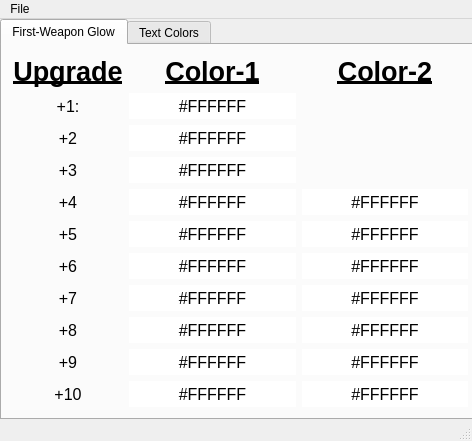
<?xml version="1.0" encoding="UTF-8"?>
<ui version="4.0">
 <class>MainWindow</class>
 <widget class="QMainWindow" name="MainWindow">
  <property name="geometry">
   <rect>
    <x>0</x>
    <y>0</y>
    <width>472</width>
    <height>441</height>
   </rect>
  </property>
  <property name="windowTitle">
   <string>Nostale Client Colorizer</string>
  </property>
  <property name="autoFillBackground">
   <bool>false</bool>
  </property>
  <property name="styleSheet">
   <string notr="true"/>
  </property>
  <widget class="QWidget" name="centralWidget">
   <widget class="QTabWidget" name="tabWidget">
    <property name="geometry">
     <rect>
      <x>0</x>
      <y>0</y>
      <width>481</width>
      <height>401</height>
     </rect>
    </property>
    <property name="currentIndex">
     <number>0</number>
    </property>
    <widget class="QWidget" name="tab_first_weapon">
     <attribute name="title">
      <string>First-Weapon Glow</string>
     </attribute>
     <layout class="QGridLayout" name="gridLayout_2">
      <item row="0" column="0">
       <widget class="QLabel" name="label_upgrade_level">
        <property name="sizePolicy">
         <sizepolicy hsizetype="Maximum" vsizetype="Preferred">
          <horstretch>0</horstretch>
          <verstretch>0</verstretch>
         </sizepolicy>
        </property>
        <property name="font">
         <font>
          <pointsize>20</pointsize>
          <weight>75</weight>
          <bold>true</bold>
          <underline>true</underline>
         </font>
        </property>
        <property name="text">
         <string>Upgrade</string>
        </property>
        <property name="alignment">
         <set>Qt::AlignCenter</set>
        </property>
       </widget>
      </item>
      <item row="0" column="1">
       <widget class="QLabel" name="label_color_1">
        <property name="font">
         <font>
          <pointsize>20</pointsize>
          <weight>75</weight>
          <bold>true</bold>
          <underline>true</underline>
         </font>
        </property>
        <property name="text">
         <string>Color-1</string>
        </property>
        <property name="alignment">
         <set>Qt::AlignCenter</set>
        </property>
       </widget>
      </item>
      <item row="0" column="2">
       <widget class="QLabel" name="label_color_2">
        <property name="font">
         <font>
          <pointsize>20</pointsize>
          <weight>75</weight>
          <bold>true</bold>
          <underline>true</underline>
         </font>
        </property>
        <property name="text">
         <string>Color-2</string>
        </property>
        <property name="alignment">
         <set>Qt::AlignCenter</set>
        </property>
       </widget>
      </item>
      <item row="1" column="0">
       <widget class="QLabel" name="label_p1">
        <property name="font">
         <font>
          <pointsize>12</pointsize>
         </font>
        </property>
        <property name="text">
         <string>+1:</string>
        </property>
        <property name="alignment">
         <set>Qt::AlignCenter</set>
        </property>
       </widget>
      </item>
      <item row="1" column="1">
       <widget class="RGBLabel" name="label_p1_c1">
        <property name="font">
         <font>
          <pointsize>12</pointsize>
         </font>
        </property>
        <property name="autoFillBackground">
         <bool>false</bool>
        </property>
        <property name="styleSheet">
         <string notr="true">background-color: white;</string>
        </property>
        <property name="text">
         <string>#FFFFFF</string>
        </property>
        <property name="alignment">
         <set>Qt::AlignCenter</set>
        </property>
       </widget>
      </item>
      <item row="2" column="0">
       <widget class="QLabel" name="label_p2">
        <property name="font">
         <font>
          <pointsize>12</pointsize>
         </font>
        </property>
        <property name="text">
         <string>+2</string>
        </property>
        <property name="alignment">
         <set>Qt::AlignCenter</set>
        </property>
       </widget>
      </item>
      <item row="2" column="1">
       <widget class="RGBLabel" name="label_p2_c1">
        <property name="font">
         <font>
          <pointsize>12</pointsize>
         </font>
        </property>
        <property name="styleSheet">
         <string notr="true">background-color: white;</string>
        </property>
        <property name="text">
         <string>#FFFFFF</string>
        </property>
        <property name="alignment">
         <set>Qt::AlignCenter</set>
        </property>
       </widget>
      </item>
      <item row="3" column="0">
       <widget class="QLabel" name="label_p3">
        <property name="font">
         <font>
          <pointsize>12</pointsize>
         </font>
        </property>
        <property name="text">
         <string>+3</string>
        </property>
        <property name="alignment">
         <set>Qt::AlignCenter</set>
        </property>
       </widget>
      </item>
      <item row="3" column="1">
       <widget class="RGBLabel" name="label_p3_c1">
        <property name="font">
         <font>
          <pointsize>12</pointsize>
         </font>
        </property>
        <property name="styleSheet">
         <string notr="true">background-color: white;</string>
        </property>
        <property name="text">
         <string>#FFFFFF</string>
        </property>
        <property name="alignment">
         <set>Qt::AlignCenter</set>
        </property>
       </widget>
      </item>
      <item row="4" column="0">
       <widget class="QLabel" name="label_p4">
        <property name="font">
         <font>
          <pointsize>12</pointsize>
         </font>
        </property>
        <property name="text">
         <string>+4</string>
        </property>
        <property name="alignment">
         <set>Qt::AlignCenter</set>
        </property>
       </widget>
      </item>
      <item row="4" column="1">
       <widget class="RGBLabel" name="label_p4_c1">
        <property name="font">
         <font>
          <pointsize>12</pointsize>
         </font>
        </property>
        <property name="styleSheet">
         <string notr="true">background-color: white;</string>
        </property>
        <property name="text">
         <string>#FFFFFF</string>
        </property>
        <property name="alignment">
         <set>Qt::AlignCenter</set>
        </property>
       </widget>
      </item>
      <item row="4" column="2">
       <widget class="RGBLabel" name="label_p4_c2">
        <property name="font">
         <font>
          <pointsize>12</pointsize>
         </font>
        </property>
        <property name="styleSheet">
         <string notr="true">background-color: white;</string>
        </property>
        <property name="text">
         <string>#FFFFFF</string>
        </property>
        <property name="alignment">
         <set>Qt::AlignCenter</set>
        </property>
       </widget>
      </item>
      <item row="5" column="0">
       <widget class="QLabel" name="label_p5">
        <property name="font">
         <font>
          <pointsize>12</pointsize>
         </font>
        </property>
        <property name="text">
         <string>+5</string>
        </property>
        <property name="alignment">
         <set>Qt::AlignCenter</set>
        </property>
       </widget>
      </item>
      <item row="5" column="1">
       <widget class="RGBLabel" name="label_p5_c1">
        <property name="font">
         <font>
          <pointsize>12</pointsize>
         </font>
        </property>
        <property name="styleSheet">
         <string notr="true">background-color: white;</string>
        </property>
        <property name="text">
         <string>#FFFFFF</string>
        </property>
        <property name="alignment">
         <set>Qt::AlignCenter</set>
        </property>
       </widget>
      </item>
      <item row="5" column="2">
       <widget class="RGBLabel" name="label_p5_c2">
        <property name="font">
         <font>
          <pointsize>12</pointsize>
         </font>
        </property>
        <property name="styleSheet">
         <string notr="true">background-color: white;</string>
        </property>
        <property name="text">
         <string>#FFFFFF</string>
        </property>
        <property name="alignment">
         <set>Qt::AlignCenter</set>
        </property>
       </widget>
      </item>
      <item row="6" column="0">
       <widget class="QLabel" name="label_p6">
        <property name="font">
         <font>
          <pointsize>12</pointsize>
         </font>
        </property>
        <property name="text">
         <string>+6</string>
        </property>
        <property name="alignment">
         <set>Qt::AlignCenter</set>
        </property>
       </widget>
      </item>
      <item row="6" column="1">
       <widget class="RGBLabel" name="label_p6_c1">
        <property name="font">
         <font>
          <pointsize>12</pointsize>
         </font>
        </property>
        <property name="styleSheet">
         <string notr="true">background-color: white;</string>
        </property>
        <property name="text">
         <string>#FFFFFF</string>
        </property>
        <property name="alignment">
         <set>Qt::AlignCenter</set>
        </property>
       </widget>
      </item>
      <item row="6" column="2">
       <widget class="RGBLabel" name="label_p6_c2">
        <property name="font">
         <font>
          <pointsize>12</pointsize>
         </font>
        </property>
        <property name="styleSheet">
         <string notr="true">background-color: white;</string>
        </property>
        <property name="text">
         <string>#FFFFFF</string>
        </property>
        <property name="alignment">
         <set>Qt::AlignCenter</set>
        </property>
       </widget>
      </item>
      <item row="7" column="0">
       <widget class="QLabel" name="label_p7">
        <property name="font">
         <font>
          <pointsize>12</pointsize>
         </font>
        </property>
        <property name="text">
         <string>+7</string>
        </property>
        <property name="alignment">
         <set>Qt::AlignCenter</set>
        </property>
       </widget>
      </item>
      <item row="7" column="1">
       <widget class="RGBLabel" name="label_p7_c1">
        <property name="font">
         <font>
          <pointsize>12</pointsize>
         </font>
        </property>
        <property name="styleSheet">
         <string notr="true">background-color: white;</string>
        </property>
        <property name="text">
         <string>#FFFFFF</string>
        </property>
        <property name="alignment">
         <set>Qt::AlignCenter</set>
        </property>
       </widget>
      </item>
      <item row="7" column="2">
       <widget class="RGBLabel" name="label_p7_c2">
        <property name="font">
         <font>
          <pointsize>12</pointsize>
         </font>
        </property>
        <property name="styleSheet">
         <string notr="true">background-color: white;</string>
        </property>
        <property name="text">
         <string>#FFFFFF</string>
        </property>
        <property name="alignment">
         <set>Qt::AlignCenter</set>
        </property>
       </widget>
      </item>
      <item row="8" column="0">
       <widget class="QLabel" name="label_p8">
        <property name="font">
         <font>
          <pointsize>12</pointsize>
         </font>
        </property>
        <property name="text">
         <string>+8</string>
        </property>
        <property name="alignment">
         <set>Qt::AlignCenter</set>
        </property>
       </widget>
      </item>
      <item row="8" column="1">
       <widget class="RGBLabel" name="label_p8_c1">
        <property name="font">
         <font>
          <pointsize>12</pointsize>
         </font>
        </property>
        <property name="styleSheet">
         <string notr="true">background-color: white;</string>
        </property>
        <property name="text">
         <string>#FFFFFF</string>
        </property>
        <property name="alignment">
         <set>Qt::AlignCenter</set>
        </property>
       </widget>
      </item>
      <item row="8" column="2">
       <widget class="RGBLabel" name="label_p8_c2">
        <property name="font">
         <font>
          <pointsize>12</pointsize>
         </font>
        </property>
        <property name="styleSheet">
         <string notr="true">background-color: white;</string>
        </property>
        <property name="text">
         <string>#FFFFFF</string>
        </property>
        <property name="alignment">
         <set>Qt::AlignCenter</set>
        </property>
       </widget>
      </item>
      <item row="9" column="0">
       <widget class="QLabel" name="label_p9">
        <property name="font">
         <font>
          <pointsize>12</pointsize>
         </font>
        </property>
        <property name="text">
         <string>+9</string>
        </property>
        <property name="alignment">
         <set>Qt::AlignCenter</set>
        </property>
       </widget>
      </item>
      <item row="9" column="1">
       <widget class="RGBLabel" name="label_p9_c1">
        <property name="font">
         <font>
          <pointsize>12</pointsize>
         </font>
        </property>
        <property name="styleSheet">
         <string notr="true">background-color: white;</string>
        </property>
        <property name="text">
         <string>#FFFFFF</string>
        </property>
        <property name="alignment">
         <set>Qt::AlignCenter</set>
        </property>
       </widget>
      </item>
      <item row="9" column="2">
       <widget class="RGBLabel" name="label_p9_c2">
        <property name="font">
         <font>
          <pointsize>12</pointsize>
         </font>
        </property>
        <property name="styleSheet">
         <string notr="true">background-color: white;</string>
        </property>
        <property name="text">
         <string>#FFFFFF</string>
        </property>
        <property name="alignment">
         <set>Qt::AlignCenter</set>
        </property>
       </widget>
      </item>
      <item row="10" column="0">
       <widget class="QLabel" name="label_p10">
        <property name="font">
         <font>
          <pointsize>12</pointsize>
         </font>
        </property>
        <property name="text">
         <string>+10</string>
        </property>
        <property name="alignment">
         <set>Qt::AlignCenter</set>
        </property>
       </widget>
      </item>
      <item row="10" column="1">
       <widget class="RGBLabel" name="label_p10_c1">
        <property name="font">
         <font>
          <pointsize>12</pointsize>
         </font>
        </property>
        <property name="styleSheet">
         <string notr="true">background-color: white;</string>
        </property>
        <property name="text">
         <string>#FFFFFF</string>
        </property>
        <property name="alignment">
         <set>Qt::AlignCenter</set>
        </property>
       </widget>
      </item>
      <item row="10" column="2">
       <widget class="RGBLabel" name="label_p10_c2">
        <property name="font">
         <font>
          <pointsize>12</pointsize>
         </font>
        </property>
        <property name="styleSheet">
         <string notr="true">background-color: white;</string>
        </property>
        <property name="text">
         <string>#FFFFFF</string>
        </property>
        <property name="alignment">
         <set>Qt::AlignCenter</set>
        </property>
       </widget>
      </item>
     </layout>
    </widget>
    <widget class="QWidget" name="tab">
     <attribute name="title">
      <string>Text Colors</string>
     </attribute>
     <layout class="QGridLayout" name="gridLayout">
      <item row="12" column="0">
       <widget class="QLabel" name="label_2">
        <property name="text">
         <string>Family-Level-3</string>
        </property>
        <property name="alignment">
         <set>Qt::AlignCenter</set>
        </property>
       </widget>
      </item>
      <item row="7" column="0">
       <widget class="QLabel" name="label_13">
        <property name="text">
         <string>GM-Name</string>
        </property>
        <property name="alignment">
         <set>Qt::AlignCenter</set>
        </property>
       </widget>
      </item>
      <item row="2" column="1">
       <widget class="RGBALabel" name="label_u6">
        <property name="text">
         <string>#FFFFFFFF</string>
        </property>
        <property name="alignment">
         <set>Qt::AlignCenter</set>
        </property>
       </widget>
      </item>
      <item row="14" column="0">
       <widget class="QLabel" name="label_19">
        <property name="text">
         <string>Family-Level-5</string>
        </property>
        <property name="alignment">
         <set>Qt::AlignCenter</set>
        </property>
       </widget>
      </item>
      <item row="10" column="1">
       <widget class="RGBALabel" name="label_u14">
        <property name="text">
         <string>#FFFFFFFF</string>
        </property>
        <property name="alignment">
         <set>Qt::AlignCenter</set>
        </property>
       </widget>
      </item>
      <item row="2" column="0">
       <widget class="QLabel" name="label_8">
        <property name="text">
         <string>Player-Name</string>
        </property>
        <property name="alignment">
         <set>Qt::AlignCenter</set>
        </property>
       </widget>
      </item>
      <item row="11" column="0">
       <widget class="QLabel" name="label_17">
        <property name="text">
         <string>Family-Level-2</string>
        </property>
        <property name="alignment">
         <set>Qt::AlignCenter</set>
        </property>
       </widget>
      </item>
      <item row="8" column="0">
       <widget class="QLabel" name="label_14">
        <property name="text">
         <string>Text-Base</string>
        </property>
        <property name="alignment">
         <set>Qt::AlignCenter</set>
        </property>
       </widget>
      </item>
      <item row="13" column="1">
       <widget class="RGBALabel" name="label_u16">
        <property name="text">
         <string>#FFFFFFFF</string>
        </property>
        <property name="alignment">
         <set>Qt::AlignCenter</set>
        </property>
       </widget>
      </item>
      <item row="5" column="0">
       <widget class="QLabel" name="label_11">
        <property name="text">
         <string>Mob-Name</string>
        </property>
        <property name="alignment">
         <set>Qt::AlignCenter</set>
        </property>
       </widget>
      </item>
      <item row="13" column="0">
       <widget class="QLabel" name="label_18">
        <property name="text">
         <string>Family-Level-4</string>
        </property>
        <property name="alignment">
         <set>Qt::AlignCenter</set>
        </property>
       </widget>
      </item>
      <item row="6" column="1">
       <widget class="RGBALabel" name="label_u10">
        <property name="text">
         <string>#FFFFFFFF</string>
        </property>
        <property name="alignment">
         <set>Qt::AlignCenter</set>
        </property>
       </widget>
      </item>
      <item row="4" column="1">
       <widget class="RGBALabel" name="label_u8">
        <property name="text">
         <string>#FFFFFFFF</string>
        </property>
        <property name="alignment">
         <set>Qt::AlignCenter</set>
        </property>
       </widget>
      </item>
      <item row="11" column="1">
       <widget class="RGBALabel" name="label_u15">
        <property name="text">
         <string>#FFFFFFFF</string>
        </property>
        <property name="alignment">
         <set>Qt::AlignCenter</set>
        </property>
       </widget>
      </item>
      <item row="8" column="1">
       <widget class="RGBALabel" name="label_u12">
        <property name="text">
         <string>#FFFFFFFF</string>
        </property>
        <property name="alignment">
         <set>Qt::AlignCenter</set>
        </property>
       </widget>
      </item>
      <item row="10" column="0">
       <widget class="QLabel" name="label_16">
        <property name="text">
         <string>Family-Level-1</string>
        </property>
        <property name="alignment">
         <set>Qt::AlignCenter</set>
        </property>
       </widget>
      </item>
      <item row="6" column="0">
       <widget class="QLabel" name="label_12">
        <property name="text">
         <string>Drop-Name</string>
        </property>
        <property name="alignment">
         <set>Qt::AlignCenter</set>
        </property>
       </widget>
      </item>
      <item row="5" column="1">
       <widget class="RGBALabel" name="label_u9">
        <property name="text">
         <string>#FFFFFFFF</string>
        </property>
        <property name="alignment">
         <set>Qt::AlignCenter</set>
        </property>
       </widget>
      </item>
      <item row="14" column="1">
       <widget class="RGBALabel" name="label_u19">
        <property name="text">
         <string>#FFFFFFFF</string>
        </property>
        <property name="alignment">
         <set>Qt::AlignCenter</set>
        </property>
       </widget>
      </item>
      <item row="9" column="0">
       <widget class="QLabel" name="label_15">
        <property name="text">
         <string>Unknown</string>
        </property>
        <property name="alignment">
         <set>Qt::AlignCenter</set>
        </property>
       </widget>
      </item>
      <item row="12" column="1">
       <widget class="RGBALabel" name="label_u17">
        <property name="text">
         <string>#FFFFFFFF</string>
        </property>
        <property name="alignment">
         <set>Qt::AlignCenter</set>
        </property>
       </widget>
      </item>
      <item row="4" column="0">
       <widget class="QLabel" name="label_10">
        <property name="text">
         <string>NPC-Name</string>
        </property>
        <property name="alignment">
         <set>Qt::AlignCenter</set>
        </property>
       </widget>
      </item>
      <item row="3" column="0">
       <widget class="QLabel" name="label_9">
        <property name="text">
         <string>Nosmate-Name</string>
        </property>
        <property name="alignment">
         <set>Qt::AlignCenter</set>
        </property>
       </widget>
      </item>
      <item row="3" column="1">
       <widget class="RGBALabel" name="label_u7">
        <property name="text">
         <string>#FFFFFFFF</string>
        </property>
        <property name="alignment">
         <set>Qt::AlignCenter</set>
        </property>
       </widget>
      </item>
      <item row="9" column="1">
       <widget class="RGBALabel" name="label_u13">
        <property name="text">
         <string>#FFFFFFFF</string>
        </property>
        <property name="alignment">
         <set>Qt::AlignCenter</set>
        </property>
       </widget>
      </item>
      <item row="7" column="1">
       <widget class="RGBALabel" name="label_u11">
        <property name="text">
         <string>#FFFFFFFF</string>
        </property>
        <property name="alignment">
         <set>Qt::AlignCenter</set>
        </property>
       </widget>
      </item>
      <item row="14" column="2">
       <widget class="QLabel" name="label_3">
        <property name="text">
         <string>Family-Level-18</string>
        </property>
        <property name="alignment">
         <set>Qt::AlignCenter</set>
        </property>
       </widget>
      </item>
      <item row="13" column="2">
       <widget class="QLabel" name="label_31">
        <property name="text">
         <string>Family-Level-17</string>
        </property>
        <property name="alignment">
         <set>Qt::AlignCenter</set>
        </property>
       </widget>
      </item>
      <item row="12" column="2">
       <widget class="QLabel" name="label_30">
        <property name="text">
         <string>Family-Level-16</string>
        </property>
        <property name="alignment">
         <set>Qt::AlignCenter</set>
        </property>
       </widget>
      </item>
      <item row="11" column="2">
       <widget class="QLabel" name="label_29">
        <property name="text">
         <string>Family-Level-15</string>
        </property>
        <property name="alignment">
         <set>Qt::AlignCenter</set>
        </property>
       </widget>
      </item>
      <item row="10" column="2">
       <widget class="QLabel" name="label_28">
        <property name="text">
         <string>Family-Level-14</string>
        </property>
        <property name="alignment">
         <set>Qt::AlignCenter</set>
        </property>
       </widget>
      </item>
      <item row="9" column="2">
       <widget class="QLabel" name="label_27">
        <property name="text">
         <string>Family-Level-13</string>
        </property>
        <property name="alignment">
         <set>Qt::AlignCenter</set>
        </property>
       </widget>
      </item>
      <item row="8" column="2">
       <widget class="QLabel" name="label_26">
        <property name="text">
         <string>Family-Level-12</string>
        </property>
        <property name="alignment">
         <set>Qt::AlignCenter</set>
        </property>
       </widget>
      </item>
      <item row="7" column="2">
       <widget class="QLabel" name="label_25">
        <property name="text">
         <string>Family-Level-11</string>
        </property>
        <property name="alignment">
         <set>Qt::AlignCenter</set>
        </property>
       </widget>
      </item>
      <item row="6" column="2">
       <widget class="QLabel" name="label_24">
        <property name="text">
         <string>Family-Level-10</string>
        </property>
        <property name="alignment">
         <set>Qt::AlignCenter</set>
        </property>
       </widget>
      </item>
      <item row="5" column="2">
       <widget class="QLabel" name="label_23">
        <property name="text">
         <string>Family-Level-9</string>
        </property>
        <property name="alignment">
         <set>Qt::AlignCenter</set>
        </property>
       </widget>
      </item>
      <item row="4" column="2">
       <widget class="QLabel" name="label_22">
        <property name="text">
         <string>Family-Level-8</string>
        </property>
        <property name="alignment">
         <set>Qt::AlignCenter</set>
        </property>
       </widget>
      </item>
      <item row="3" column="2">
       <widget class="QLabel" name="label_21">
        <property name="text">
         <string>Family-Level-7</string>
        </property>
        <property name="alignment">
         <set>Qt::AlignCenter</set>
        </property>
       </widget>
      </item>
      <item row="14" column="3">
       <widget class="RGBALabel" name="label_u32">
        <property name="text">
         <string>#FFFFFFFF</string>
        </property>
        <property name="alignment">
         <set>Qt::AlignCenter</set>
        </property>
       </widget>
      </item>
      <item row="13" column="3">
       <widget class="RGBALabel" name="label_u30">
        <property name="text">
         <string>#FFFFFFFF</string>
        </property>
        <property name="alignment">
         <set>Qt::AlignCenter</set>
        </property>
       </widget>
      </item>
      <item row="12" column="3">
       <widget class="RGBALabel" name="label_u29">
        <property name="text">
         <string>#FFFFFFFF</string>
        </property>
        <property name="alignment">
         <set>Qt::AlignCenter</set>
        </property>
       </widget>
      </item>
      <item row="11" column="3">
       <widget class="RGBALabel" name="label_u28">
        <property name="text">
         <string>#FFFFFFFF</string>
        </property>
        <property name="alignment">
         <set>Qt::AlignCenter</set>
        </property>
       </widget>
      </item>
      <item row="10" column="3">
       <widget class="RGBALabel" name="label_u27">
        <property name="text">
         <string>#FFFFFFFF</string>
        </property>
        <property name="alignment">
         <set>Qt::AlignCenter</set>
        </property>
       </widget>
      </item>
      <item row="9" column="3">
       <widget class="RGBALabel" name="label_u26">
        <property name="text">
         <string>#FFFFFFFF</string>
        </property>
        <property name="alignment">
         <set>Qt::AlignCenter</set>
        </property>
       </widget>
      </item>
      <item row="8" column="3">
       <widget class="RGBALabel" name="label_u25">
        <property name="text">
         <string>#FFFFFFFF</string>
        </property>
        <property name="alignment">
         <set>Qt::AlignCenter</set>
        </property>
       </widget>
      </item>
      <item row="7" column="3">
       <widget class="RGBALabel" name="label_u24">
        <property name="text">
         <string>#FFFFFFFF</string>
        </property>
        <property name="alignment">
         <set>Qt::AlignCenter</set>
        </property>
       </widget>
      </item>
      <item row="6" column="3">
       <widget class="RGBALabel" name="label_u23">
        <property name="text">
         <string>#FFFFFFFF</string>
        </property>
        <property name="alignment">
         <set>Qt::AlignCenter</set>
        </property>
       </widget>
      </item>
      <item row="5" column="3">
       <widget class="RGBALabel" name="label_u22">
        <property name="text">
         <string>#FFFFFFFF</string>
        </property>
        <property name="alignment">
         <set>Qt::AlignCenter</set>
        </property>
       </widget>
      </item>
      <item row="4" column="3">
       <widget class="RGBALabel" name="label_u21">
        <property name="text">
         <string>#FFFFFFFF</string>
        </property>
        <property name="alignment">
         <set>Qt::AlignCenter</set>
        </property>
       </widget>
      </item>
      <item row="3" column="3">
       <widget class="RGBALabel" name="label_u20">
        <property name="text">
         <string>#FFFFFFFF</string>
        </property>
        <property name="alignment">
         <set>Qt::AlignCenter</set>
        </property>
       </widget>
      </item>
      <item row="2" column="2">
       <widget class="QLabel" name="label_20">
        <property name="text">
         <string>Family-Level-6</string>
        </property>
        <property name="alignment">
         <set>Qt::AlignCenter</set>
        </property>
       </widget>
      </item>
      <item row="2" column="3">
       <widget class="RGBALabel" name="label_u18">
        <property name="text">
         <string>#FFFFFFFF</string>
        </property>
        <property name="alignment">
         <set>Qt::AlignCenter</set>
        </property>
       </widget>
      </item>
      <item row="13" column="4">
       <widget class="QLabel" name="label_43">
        <property name="text">
         <string>Compliment-Level-10</string>
        </property>
        <property name="alignment">
         <set>Qt::AlignCenter</set>
        </property>
       </widget>
      </item>
      <item row="12" column="4">
       <widget class="QLabel" name="label_42">
        <property name="text">
         <string>Compliment-Level-9</string>
        </property>
        <property name="alignment">
         <set>Qt::AlignCenter</set>
        </property>
       </widget>
      </item>
      <item row="11" column="4">
       <widget class="QLabel" name="label_41">
        <property name="text">
         <string>Compliment-Level-8</string>
        </property>
        <property name="alignment">
         <set>Qt::AlignCenter</set>
        </property>
       </widget>
      </item>
      <item row="10" column="4">
       <widget class="QLabel" name="label_40">
        <property name="text">
         <string>Compliment-Level-7</string>
        </property>
        <property name="alignment">
         <set>Qt::AlignCenter</set>
        </property>
       </widget>
      </item>
      <item row="9" column="4">
       <widget class="QLabel" name="label_39">
        <property name="text">
         <string>Compliment-Level-6</string>
        </property>
        <property name="alignment">
         <set>Qt::AlignCenter</set>
        </property>
       </widget>
      </item>
      <item row="8" column="4">
       <widget class="QLabel" name="label_38">
        <property name="text">
         <string>Compliment-Level-5</string>
        </property>
        <property name="alignment">
         <set>Qt::AlignCenter</set>
        </property>
       </widget>
      </item>
      <item row="7" column="4">
       <widget class="QLabel" name="label_37">
        <property name="text">
         <string>Compliment-Level-4</string>
        </property>
        <property name="alignment">
         <set>Qt::AlignCenter</set>
        </property>
       </widget>
      </item>
      <item row="6" column="4">
       <widget class="QLabel" name="label_36">
        <property name="text">
         <string>Compliment-Level-3</string>
        </property>
        <property name="alignment">
         <set>Qt::AlignCenter</set>
        </property>
       </widget>
      </item>
      <item row="5" column="4">
       <widget class="QLabel" name="label_35">
        <property name="text">
         <string>Compliment-Level-2</string>
        </property>
        <property name="alignment">
         <set>Qt::AlignCenter</set>
        </property>
       </widget>
      </item>
      <item row="4" column="4">
       <widget class="QLabel" name="label_34">
        <property name="text">
         <string>Compliment-Level-1</string>
        </property>
        <property name="alignment">
         <set>Qt::AlignCenter</set>
        </property>
       </widget>
      </item>
      <item row="3" column="4">
       <widget class="QLabel" name="label_33">
        <property name="text">
         <string>Family-Level-20</string>
        </property>
        <property name="alignment">
         <set>Qt::AlignCenter</set>
        </property>
       </widget>
      </item>
      <item row="13" column="5">
       <widget class="RGBALabel" name="label_u43">
        <property name="text">
         <string>#FFFFFFFF</string>
        </property>
        <property name="alignment">
         <set>Qt::AlignCenter</set>
        </property>
       </widget>
      </item>
      <item row="12" column="5">
       <widget class="RGBALabel" name="label_u42">
        <property name="text">
         <string>#FFFFFFFF</string>
        </property>
        <property name="alignment">
         <set>Qt::AlignCenter</set>
        </property>
       </widget>
      </item>
      <item row="11" column="5">
       <widget class="RGBALabel" name="label_u41">
        <property name="text">
         <string>#FFFFFFFF</string>
        </property>
        <property name="alignment">
         <set>Qt::AlignCenter</set>
        </property>
       </widget>
      </item>
      <item row="10" column="5">
       <widget class="RGBALabel" name="label_u40">
        <property name="text">
         <string>#FFFFFFFF</string>
        </property>
        <property name="alignment">
         <set>Qt::AlignCenter</set>
        </property>
       </widget>
      </item>
      <item row="9" column="5">
       <widget class="RGBALabel" name="label_u39">
        <property name="text">
         <string>#FFFFFFFF</string>
        </property>
        <property name="alignment">
         <set>Qt::AlignCenter</set>
        </property>
       </widget>
      </item>
      <item row="8" column="5">
       <widget class="RGBALabel" name="label_u38">
        <property name="text">
         <string>#FFFFFFFF</string>
        </property>
        <property name="alignment">
         <set>Qt::AlignCenter</set>
        </property>
       </widget>
      </item>
      <item row="7" column="5">
       <widget class="RGBALabel" name="label_u37">
        <property name="text">
         <string>#FFFFFFFF</string>
        </property>
        <property name="alignment">
         <set>Qt::AlignCenter</set>
        </property>
       </widget>
      </item>
      <item row="6" column="5">
       <widget class="RGBALabel" name="label_u36">
        <property name="text">
         <string>#FFFFFFFF</string>
        </property>
        <property name="alignment">
         <set>Qt::AlignCenter</set>
        </property>
       </widget>
      </item>
      <item row="5" column="5">
       <widget class="RGBALabel" name="label_u35">
        <property name="text">
         <string>#FFFFFFFF</string>
        </property>
        <property name="alignment">
         <set>Qt::AlignCenter</set>
        </property>
       </widget>
      </item>
      <item row="4" column="5">
       <widget class="RGBALabel" name="label_u34">
        <property name="text">
         <string>#FFFFFFFF</string>
        </property>
        <property name="alignment">
         <set>Qt::AlignCenter</set>
        </property>
       </widget>
      </item>
      <item row="3" column="5">
       <widget class="RGBALabel" name="label_u33">
        <property name="text">
         <string>#FFFFFFFF</string>
        </property>
        <property name="alignment">
         <set>Qt::AlignCenter</set>
        </property>
       </widget>
      </item>
      <item row="2" column="4">
       <widget class="QLabel" name="label_32">
        <property name="text">
         <string>Family-Level-19</string>
        </property>
        <property name="alignment">
         <set>Qt::AlignCenter</set>
        </property>
       </widget>
      </item>
      <item row="2" column="5">
       <widget class="RGBALabel" name="label_u31">
        <property name="text">
         <string>#FFFFFFFF</string>
        </property>
        <property name="alignment">
         <set>Qt::AlignCenter</set>
        </property>
       </widget>
      </item>
     </layout>
    </widget>
   </widget>
  </widget>
  <widget class="QMenuBar" name="menuBar">
   <property name="geometry">
    <rect>
     <x>0</x>
     <y>0</y>
     <width>472</width>
     <height>21</height>
    </rect>
   </property>
   <widget class="QMenu" name="menuFile">
    <property name="title">
     <string>File</string>
    </property>
    <addaction name="actionOpen"/>
    <addaction name="actionSave"/>
    <addaction name="actionExit"/>
   </widget>
   <addaction name="menuFile"/>
  </widget>
  <widget class="QStatusBar" name="statusBar"/>
  <action name="actionOpen">
   <property name="text">
    <string>Open</string>
   </property>
   <property name="toolTip">
    <string>Open a Nostale Client</string>
   </property>
   <property name="shortcut">
    <string>Ctrl+O</string>
   </property>
  </action>
  <action name="actionExit">
   <property name="text">
    <string>Exit</string>
   </property>
  </action>
  <action name="actionSave">
   <property name="text">
    <string>Save</string>
   </property>
   <property name="shortcut">
    <string>Ctrl+S</string>
   </property>
  </action>
 </widget>
 <layoutdefault spacing="6" margin="11"/>
 <customwidgets>
  <customwidget>
   <class>RGBLabel</class>
   <extends>QLabel</extends>
   <header>RGBLabel.h</header>
  </customwidget>
  <customwidget>
   <class>RGBALabel</class>
   <extends>QLabel</extends>
   <header>RGBALabel.h</header>
  </customwidget>
 </customwidgets>
 <resources/>
 <connections/>
</ui>
